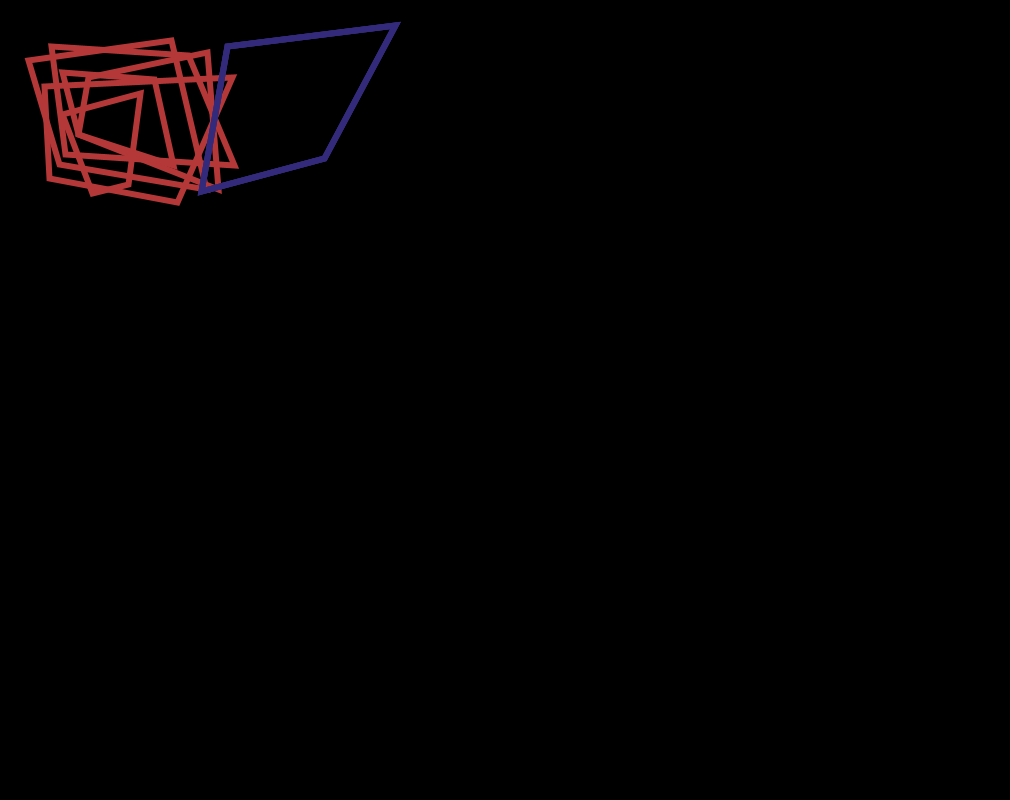
Frame 1 (no input)
Frame 60 (the mouse pressed at the canvas centre just before this capture): identical to frame 1, image omitted
Frame 120 (the mouse held since frame 60 and released just before this capture): identical to frame 1, image omitted

The Processing sketch that drew this single still picture (run headless with seeded random() and noise(); from frame 60 on, the mouse is pressed at the canvas centre):

// Processing sketch: a1r1_240129a_jaidenbhelloWorld
// ── a1r1_240129a_jaidenbhelloWorld.pde
// Vera Molnár, Dialog Between Emotion and Method, 1986

void setup()
{
  size(1010,800);
}

void draw()
{
  background(0);
    noFill();
    stroke(#B53838);
    strokeWeight(6);
    // First Block
        quad(51,46,188,55,234,165,65,154); // First
        quad(28,60,171,40,206,189,59,164); // Second
        quad(44,86,232,77,177,202,49,178); // Third 
        quad(62,114,140,93,128,184,92,193); // Fourth
        quad(207,52,218,189,78,134,88,77); // Fifth
        quad(154,79,173,165,78,134,62,72); // Sixth
    // Second Block
       stroke(#332A7C);
        quad(227,46,395,25,324,158,201,191); // First
        quad(227,46,395,25,324,158,201,191); // Second
        quad(227,46,395,25,324,158,201,191); // Third
        
}
